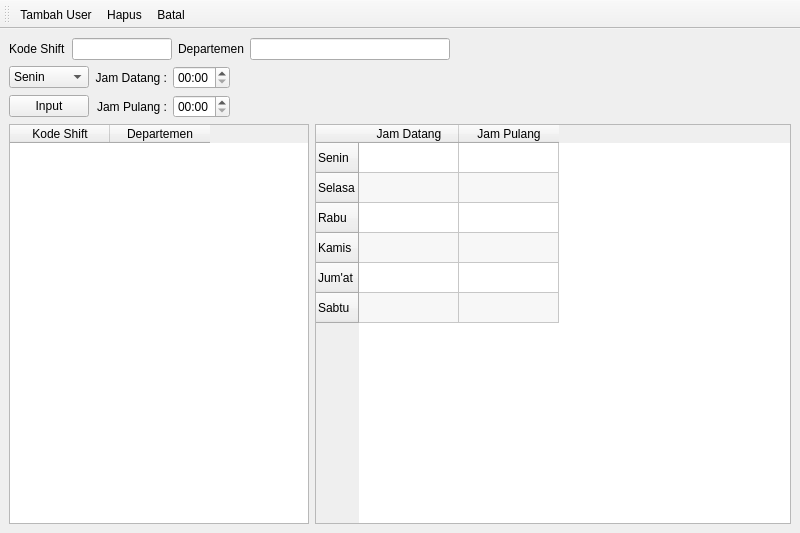
<?xml version="1.0" encoding="UTF-8"?>
<ui version="4.0">
 <class>MainWindow</class>
 <widget class="QMainWindow" name="MainWindow">
  <property name="geometry">
   <rect>
    <x>0</x>
    <y>0</y>
    <width>800</width>
    <height>533</height>
   </rect>
  </property>
  <property name="windowTitle">
   <string>MainWindow</string>
  </property>
  <widget class="QWidget" name="centralwidget">
   <layout class="QGridLayout" name="gridLayout_2">
    <item row="0" column="0">
     <layout class="QGridLayout" name="gridLayout">
      <item row="3" column="0">
       <widget class="QTableWidget" name="tableWidgetShift">
        <property name="sizePolicy">
         <sizepolicy hsizetype="Fixed" vsizetype="Expanding">
          <horstretch>0</horstretch>
          <verstretch>0</verstretch>
         </sizepolicy>
        </property>
        <property name="minimumSize">
         <size>
          <width>300</width>
          <height>0</height>
         </size>
        </property>
        <property name="editTriggers">
         <set>QAbstractItemView::NoEditTriggers</set>
        </property>
        <property name="alternatingRowColors">
         <bool>true</bool>
        </property>
        <property name="selectionBehavior">
         <enum>QAbstractItemView::SelectRows</enum>
        </property>
        <column>
         <property name="text">
          <string>Kode Shift</string>
         </property>
        </column>
        <column>
         <property name="text">
          <string>Departemen</string>
         </property>
        </column>
       </widget>
      </item>
      <item row="0" column="0" colspan="3">
       <layout class="QGridLayout" name="gridLayout_3">
        <item row="0" column="0">
         <widget class="QLabel" name="label_2">
          <property name="text">
           <string>Kode Shift</string>
          </property>
         </widget>
        </item>
        <item row="0" column="1">
         <widget class="QLineEdit" name="lineEditKodeShift">
          <property name="maximumSize">
           <size>
            <width>100</width>
            <height>16777215</height>
           </size>
          </property>
         </widget>
        </item>
        <item row="0" column="3">
         <widget class="QLineEdit" name="lineEditDept">
          <property name="maximumSize">
           <size>
            <width>200</width>
            <height>16777215</height>
           </size>
          </property>
         </widget>
        </item>
        <item row="0" column="2">
         <widget class="QLabel" name="label_3">
          <property name="text">
           <string>Departemen</string>
          </property>
         </widget>
        </item>
        <item row="0" column="4">
         <spacer name="horizontalSpacer_2">
          <property name="orientation">
           <enum>Qt::Horizontal</enum>
          </property>
          <property name="sizeHint" stdset="0">
           <size>
            <width>40</width>
            <height>20</height>
           </size>
          </property>
         </spacer>
        </item>
        <item row="1" column="0" colspan="5">
         <layout class="QGridLayout" name="gridLayout_4">
          <item row="1" column="0">
           <widget class="QPushButton" name="pushButtonInput">
            <property name="text">
             <string>Input</string>
            </property>
           </widget>
          </item>
          <item row="1" column="2">
           <widget class="QTimeEdit" name="timeEditPulang">
            <property name="displayFormat">
             <string>HH:mm</string>
            </property>
           </widget>
          </item>
          <item row="0" column="0">
           <widget class="QComboBox" name="comboBoxHari">
            <property name="maximumSize">
             <size>
              <width>100</width>
              <height>16777215</height>
             </size>
            </property>
            <item>
             <property name="text">
              <string>Senin</string>
             </property>
            </item>
            <item>
             <property name="text">
              <string>Selasa</string>
             </property>
            </item>
            <item>
             <property name="text">
              <string>Rabu</string>
             </property>
            </item>
            <item>
             <property name="text">
              <string>Kamis</string>
             </property>
            </item>
            <item>
             <property name="text">
              <string>Jum'at</string>
             </property>
            </item>
            <item>
             <property name="text">
              <string>Sabtu</string>
             </property>
            </item>
           </widget>
          </item>
          <item row="0" column="1">
           <widget class="QLabel" name="label">
            <property name="text">
             <string>Jam Datang :</string>
            </property>
            <property name="alignment">
             <set>Qt::AlignRight|Qt::AlignTrailing|Qt::AlignVCenter</set>
            </property>
           </widget>
          </item>
          <item row="0" column="2">
           <widget class="QTimeEdit" name="timeEditDatang">
            <property name="displayFormat">
             <string>HH:mm</string>
            </property>
           </widget>
          </item>
          <item row="1" column="1">
           <widget class="QLabel" name="label_4">
            <property name="text">
             <string>Jam Pulang :</string>
            </property>
            <property name="alignment">
             <set>Qt::AlignRight|Qt::AlignTrailing|Qt::AlignVCenter</set>
            </property>
           </widget>
          </item>
          <item row="0" column="3">
           <spacer name="horizontalSpacer">
            <property name="orientation">
             <enum>Qt::Horizontal</enum>
            </property>
            <property name="sizeHint" stdset="0">
             <size>
              <width>40</width>
              <height>20</height>
             </size>
            </property>
           </spacer>
          </item>
         </layout>
        </item>
       </layout>
      </item>
      <item row="3" column="1" colspan="2">
       <widget class="QTableWidget" name="tableWidget">
        <property name="editTriggers">
         <set>QAbstractItemView::NoEditTriggers</set>
        </property>
        <property name="tabKeyNavigation">
         <bool>false</bool>
        </property>
        <property name="alternatingRowColors">
         <bool>true</bool>
        </property>
        <row>
         <property name="text">
          <string>Senin</string>
         </property>
        </row>
        <row>
         <property name="text">
          <string>Selasa</string>
         </property>
        </row>
        <row>
         <property name="text">
          <string>Rabu</string>
         </property>
        </row>
        <row>
         <property name="text">
          <string>Kamis</string>
         </property>
        </row>
        <row>
         <property name="text">
          <string>Jum'at</string>
         </property>
        </row>
        <row>
         <property name="text">
          <string>Sabtu</string>
         </property>
        </row>
        <column>
         <property name="text">
          <string>Jam Datang</string>
         </property>
        </column>
        <column>
         <property name="text">
          <string>Jam Pulang</string>
         </property>
        </column>
       </widget>
      </item>
     </layout>
    </item>
   </layout>
  </widget>
  <widget class="QToolBar" name="toolBar">
   <property name="windowTitle">
    <string>toolBar</string>
   </property>
   <attribute name="toolBarArea">
    <enum>TopToolBarArea</enum>
   </attribute>
   <attribute name="toolBarBreak">
    <bool>false</bool>
   </attribute>
   <addaction name="actionTambah_User"/>
   <addaction name="actionHapus"/>
   <addaction name="actionBatal"/>
  </widget>
  <action name="actionExport_Excel">
   <property name="icon">
    <iconset resource="../../icon.qrc">
     <normaloff>:/icon/DESIGN/icon/32x32/file_extension_xls.png</normaloff>:/icon/DESIGN/icon/32x32/file_extension_xls.png</iconset>
   </property>
   <property name="text">
    <string>Export Excel</string>
   </property>
  </action>
  <action name="actionShow_Data">
   <property name="icon">
    <iconset resource="../../icon.qrc">
     <normaloff>:/icon/DESIGN/icon/32x32/application_form_magnify.png</normaloff>:/icon/DESIGN/icon/32x32/application_form_magnify.png</iconset>
   </property>
   <property name="text">
    <string>Show Data</string>
   </property>
  </action>
  <action name="actionKeluar">
   <property name="icon">
    <iconset resource="../../icon.qrc">
     <normaloff>:/icon/DESIGN/icon/32x32/door_in.png</normaloff>:/icon/DESIGN/icon/32x32/door_in.png</iconset>
   </property>
   <property name="text">
    <string>Keluar</string>
   </property>
  </action>
  <action name="actionGrafik">
   <property name="icon">
    <iconset resource="../../icon.qrc">
     <normaloff>:/icon/DESIGN/icon/32x32/chart_bar.png</normaloff>:/icon/DESIGN/icon/32x32/chart_bar.png</iconset>
   </property>
   <property name="text">
    <string>Grafik</string>
   </property>
  </action>
  <action name="actionTambah_User">
   <property name="icon">
    <iconset resource="../../icon.qrc">
     <normaloff>:/icon/DESIGN/icon/32x32/add.png</normaloff>:/icon/DESIGN/icon/32x32/add.png</iconset>
   </property>
   <property name="text">
    <string>Tambah User</string>
   </property>
  </action>
  <action name="actionHapus">
   <property name="icon">
    <iconset resource="../../icon.qrc">
     <normaloff>:/icon/DESIGN/icon/32x32/delete.png</normaloff>:/icon/DESIGN/icon/32x32/delete.png</iconset>
   </property>
   <property name="text">
    <string>Hapus</string>
   </property>
  </action>
  <action name="actionReport_Periode">
   <property name="icon">
    <iconset resource="../../icon.qrc">
     <normaloff>:/icon/DESIGN/icon/32x32/chart_bar.png</normaloff>:/icon/DESIGN/icon/32x32/chart_bar.png</iconset>
   </property>
   <property name="text">
    <string>Report Periode</string>
   </property>
  </action>
  <action name="actionBatal">
   <property name="icon">
    <iconset resource="../../icon.qrc">
     <normaloff>:/icon/DESIGN/icon/32x32/cancel.png</normaloff>:/icon/DESIGN/icon/32x32/cancel.png</iconset>
   </property>
   <property name="text">
    <string>Batal</string>
   </property>
  </action>
 </widget>
 <resources>
  <include location="../../icon.qrc"/>
 </resources>
 <connections/>
</ui>
